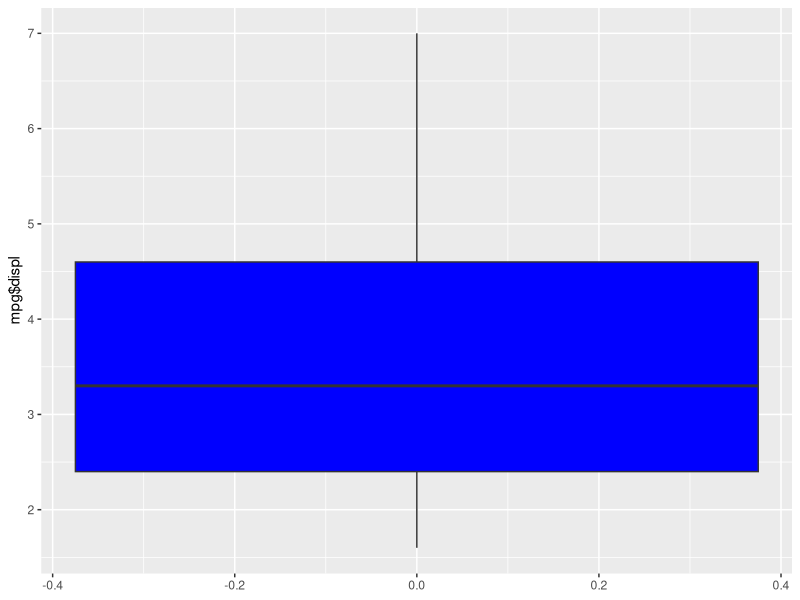
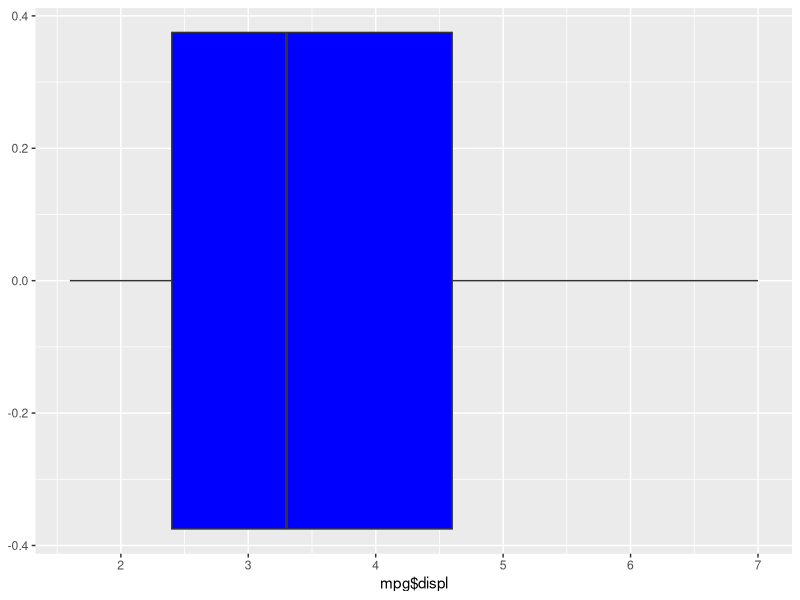

The R script that drew these images, in order:
# C Coil  Collin Coil

library(tidyverse)

# The data source is the mpg data table
head(mpg)
summary(mpg$displ)

# Producing a vertical boxplot for the variable displ
ggplot(mapping = aes(y = mpg$displ)) + 
  geom_boxplot(fill = "blue")

# Altering the code for the boxplot so that it is produced horizontally (by switching x and y)
ggplot(mapping = aes(x = mpg$displ)) + 
  geom_boxplot(fill = "blue")
